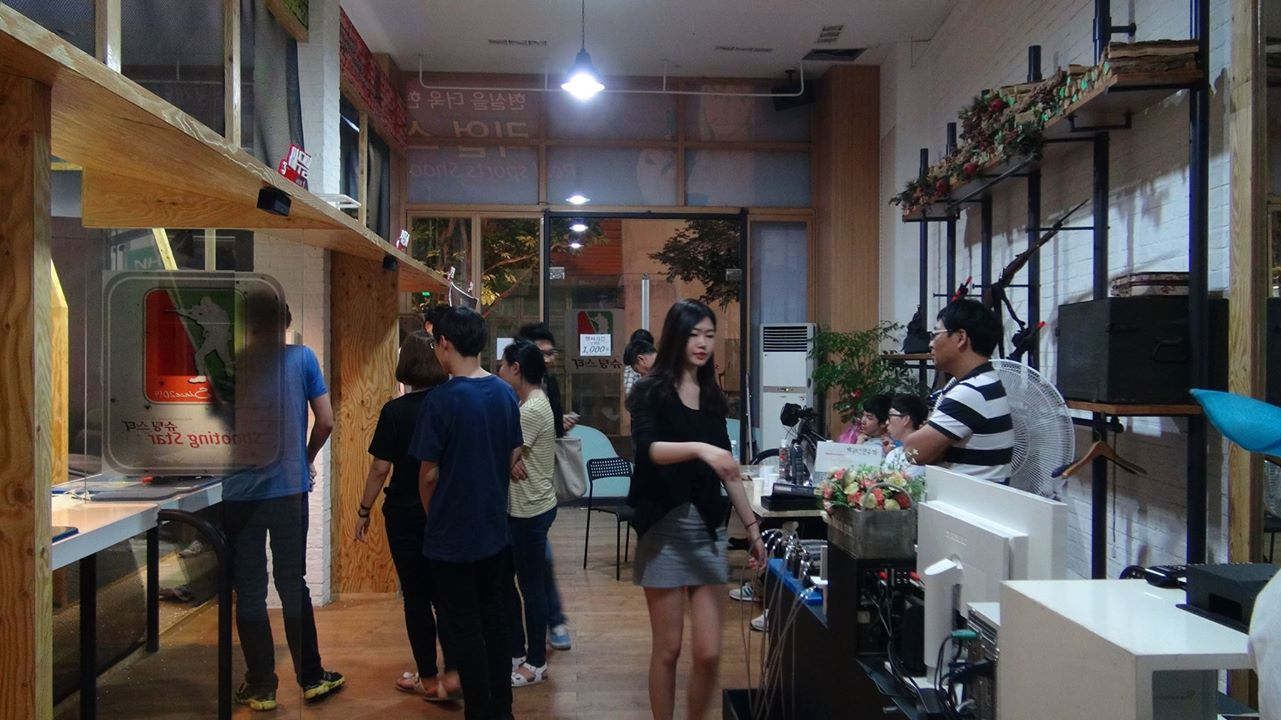
#> input picture res/shally.jpg, 1281 x 720 px
$ python ex01.py
#> lines starting #> are read from the running program, lines starting #| are printed output that depends on the picture
#%%
import cv2 as cv
import numpy as np
from PIL import Image
from IPython.display import display

#%%
img = cv.imread("../../res/shally.jpg", cv.IMREAD_GRAYSCALE)
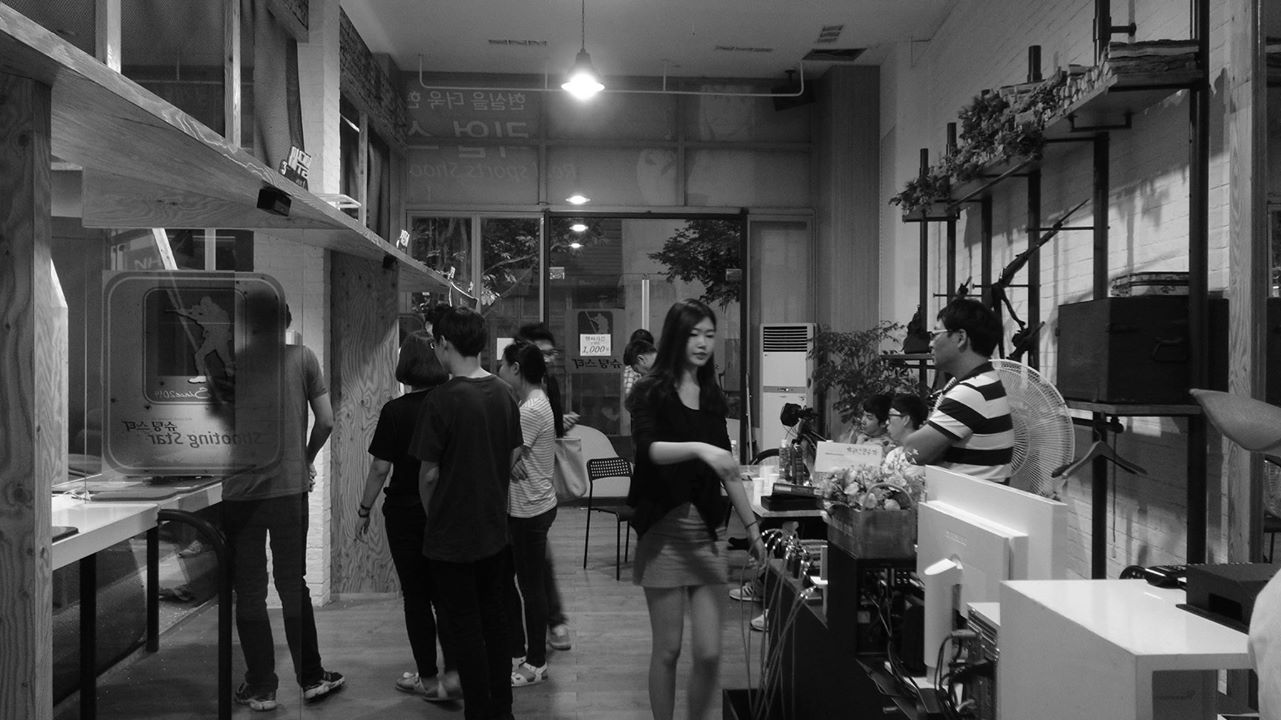
#> img: shape (720, 1281); min 0, max 255, mean 77.1
src = cv.cuda_GpuMat()
#> (the run stopped early here; a loop or call above may not have finished)

$ run again, with res/2.jpg copied over res/shally.jpg
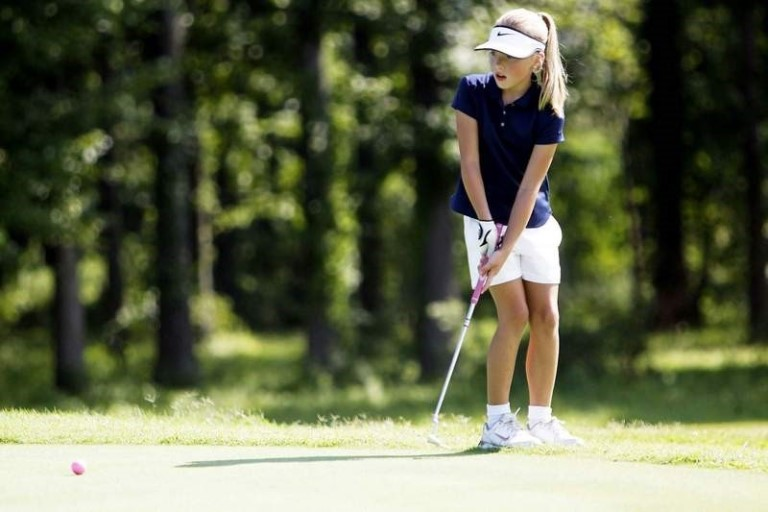
#> input picture res/2.jpg, 768 x 512 px
#> `img = cv.imread("../../res/shally.jpg", cv.IMREAD_GRAYSCALE)`:
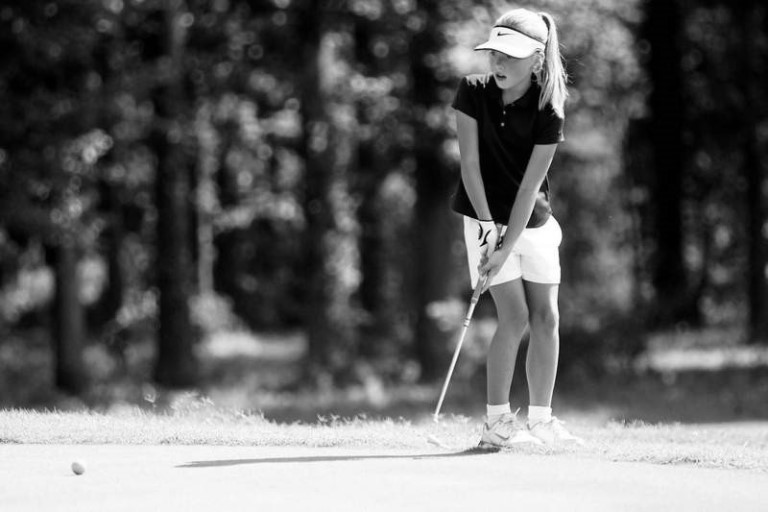
#> img: shape (512, 768); min 0, max 255, mean 97
